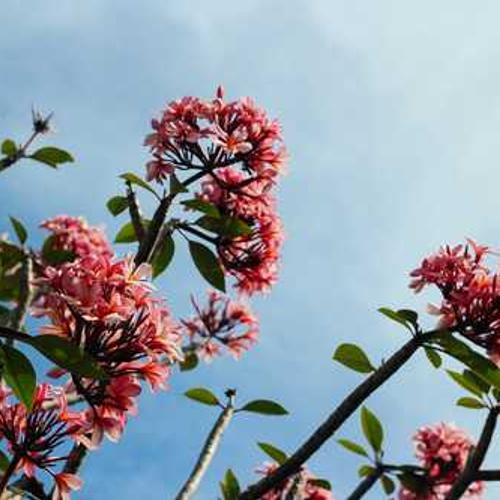
#> input picture test2.jpg, 500 x 500 px
$ python '2.Canny边缘检测.py'   (older library calls are emulated)
#> lines starting #> are read from the running program, lines starting #| are printed output that depends on the picture; after the words box and inside, x2 and y2 are one past the last pixel; in counts of white or black regions, pixels touching at a corner belong together
import numpy as np
import cv2
import matplotlib.pyplot as plt
import os


def canny_edge_detection(image, sigma=1, low_thresh=30, high_thresh=90):
    """Canny边缘检测"""
    # 1.高斯滤波去噪
    blur = cv2.GaussianBlur(image, (5, 5), sigma)

    # 2.计算梯度幅值和方向（Sobel）
    sobel_x = cv2.Sobel(blur, cv2.CV_64F, 1, 0, ksize=3)
    sobel_y = cv2.Sobel(blur, cv2.CV_64F, 0, 1, ksize=3)
    grad_mag = np.sqrt(sobel_x**2 + sobel_y**2)
    grad_dir = np.arctan2(sobel_y, sobel_x) * 180 / np.pi

    # 3.非极大值抑制（NMS）
    h, w = image.shape
    nms = np.zeros_like(grad_mag)
    for y in range(1, h-1):
        for x in range(1, w-1):
            angle = grad_dir[y, x]
            # 归一化角度到0-180
            if angle < 0:
                angle += 180
            # 四个方向：0°, 45°, 90°, 135°
            if (0 <= angle < 22.5) or (157.5 <= angle <= 180):
                neighbors = [grad_mag[y, x-1], grad_mag[y, x+1]]
            elif 22.5 <= angle < 67.5:
                neighbors = [grad_mag[y-1, x+1], grad_mag[y+1, x-1]]
            elif 67.5 <= angle < 112.5:
                neighbors = [grad_mag[y-1, x], grad_mag[y+1, x]]
            else:
                neighbors = [grad_mag[y-1, x-1], grad_mag[y+1, x+1]]
            # 非极大值抑制
            if grad_mag[y, x] >= max(neighbors):
                nms[y, x] = grad_mag[y, x]

    # 4.双阈值检测与边缘连接
    nms = (nms / nms.max()) * 255
    strong_edges = (nms >= high_thresh)
    weak_edges = (nms >= low_thresh) & (nms < high_thresh)
    # 边缘连接
    edges = np.zeros_like(nms, dtype=np.uint8)
    edges[strong_edges] = 255
    # 8邻域检测弱边缘是否连接强边缘
    kernel = np.ones((3, 3), dtype=np.uint8)
    strong_neighbors = cv2.dilate(strong_edges.astype(np.uint8), kernel, iterations=1)
    edges[weak_edges & (strong_neighbors > 0)] = 255

    return blur, grad_mag, nms, edges

# 读取图片
current_dir = os.path.dirname(os.path.abspath(__file__))
img_path = os.path.join(current_dir, "test2.jpg")
img = cv2.imread(img_path, 0)
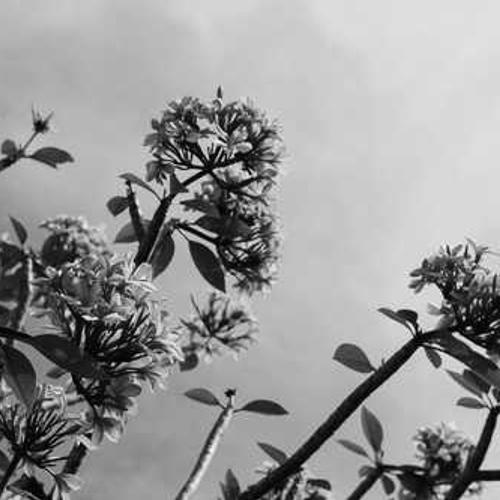
#> img: shape (500, 500); min 0, max 255, mean 151.8
if img is None:
    raise FileNotFoundError("请确保test.jpg在当前目录下！")

# 手动Canny检测
blur, grad_mag, nms, edges = canny_edge_detection(img)
#> in canny_edge_detection, `sobel_y = cv2.Sobel(blur, cv2.CV_64F, 0, 1, ksize=3)`:
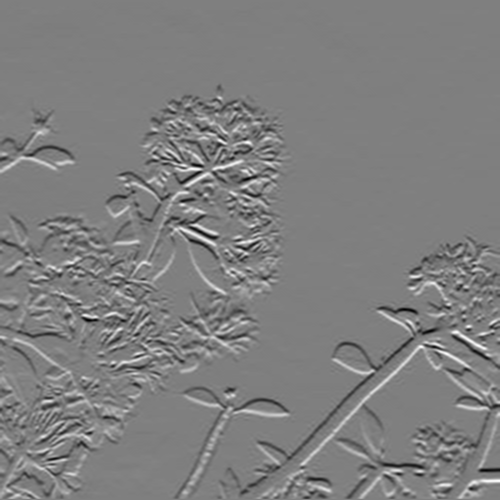
#> sobel_y: shape (500, 500) float64; min -462, max 461, mean -1.4; drawn with min black and max white
#> in canny_edge_detection, `grad_mag = np.sqrt(sobel_x**2 + sobel_y**2)`:
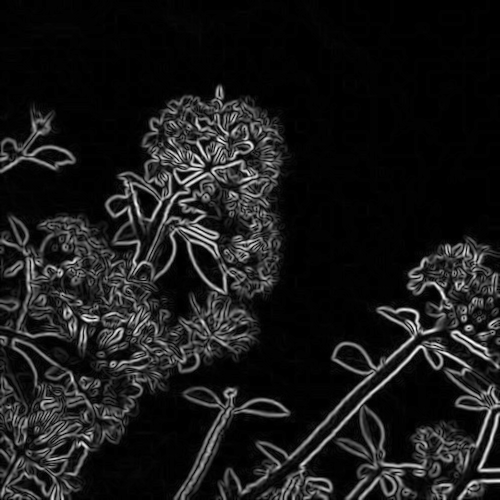
#> grad_mag: shape (500, 500) float64; min 0, max 500.8, mean 50.8; drawn with min black and max white
#> in canny_edge_detection, `grad_dir = np.arctan2(sobel_y, sobel_x) * 180 / np.pi`:
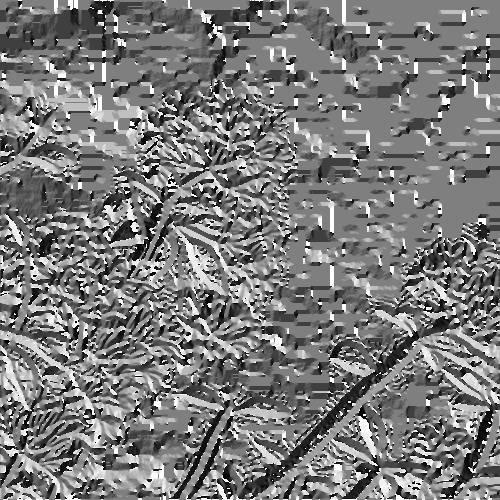
#> grad_dir: shape (500, 500) float64; min -179.8, max 180, mean -6.2; drawn with min black and max white
#> after the loop in canny_edge_detection, `for y in range(1, h-1):`:
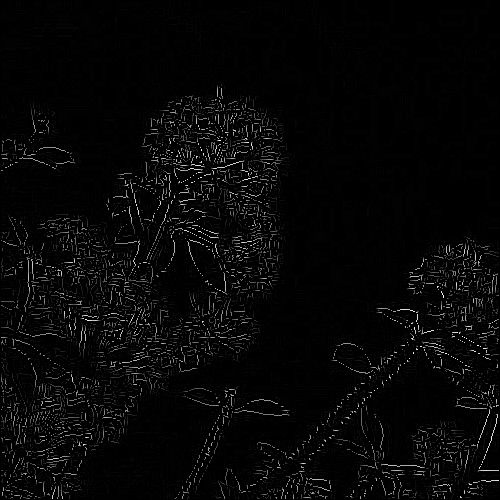
#> nms: shape (500, 500) float64; min 0, max 500.8, mean 13.6; drawn with min black and max white
#> in canny_edge_detection, `strong_edges = (nms >= high_thresh)`:
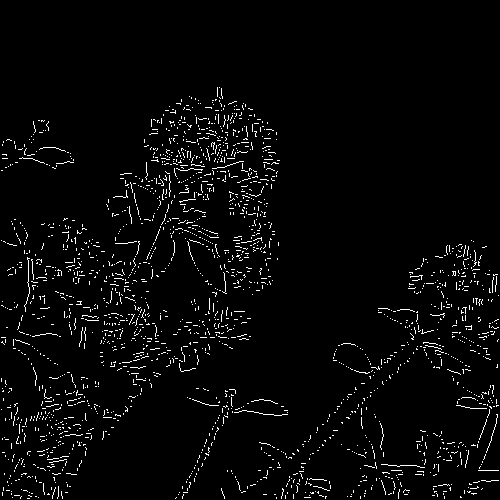
#> strong_edges: shape (500, 500) bool; 3.2% white in thin lines or dots, all inside (x1, y1, x2, y2) = (1, 87, 499, 499)
#> in canny_edge_detection, `weak_edges = (nms >= low_thresh) & (nms < high_thresh)`: weak_edges: shape (500, 500) bool; 2.9% white in thin lines or dots, all inside (x1, y1, x2, y2) = (1, 85, 499, 499)
#> in canny_edge_detection, `strong_neighbors = cv2.dilate(strong_edges.astype(np.uint8), kernel, i..`: strong_neighbors: shape (500, 500); values 0 (black) and 1 (white), 14% white; 320 white regions (99 under 20 px), largest, box (x1, y1, x2, y2) and area: (143, 100, 281, 263) 4973, (102, 180, 221, 345) 3476, (434, 243, 483, 286) 746
#> edges: shape (500, 500); 3.8% white in thin lines or dots, all inside (x1, y1, x2, y2) = (1, 86, 499, 499)
# OpenCV自带Canny对比
cv2_canny = cv2.Canny(img, 30, 90)
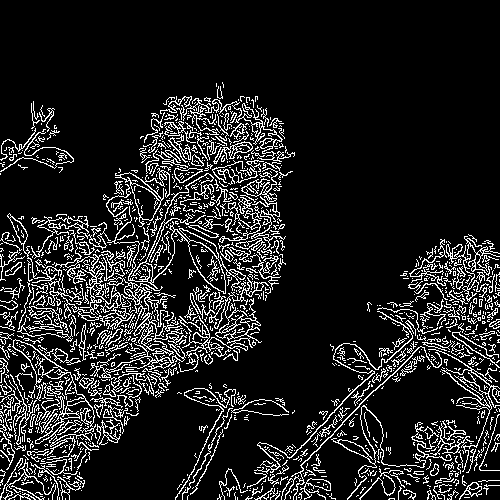
#> cv2_canny: shape (500, 500); 12.9% white in thin lines or dots, all inside (x1, y1, x2, y2) = (0, 82, 500, 500)

# 可视化各环节结果
plt.figure(figsize=(20, 5))
plt.subplot(151), plt.imshow(img, cmap='gray'), plt.title('original'), plt.axis('off')
plt.subplot(152), plt.imshow(blur, cmap='gray'), plt.title('1.gaussian filter'), plt.axis('off')
plt.subplot(153), plt.imshow(grad_mag, cmap='gray'), plt.title('2.gradient magnitude'), plt.axis('off')
plt.subplot(154), plt.imshow(nms, cmap='gray'), plt.title('3.non-maximum suppression'), plt.axis('off')
plt.subplot(155), plt.imshow(edges, cmap='gray'), plt.title('4.Double-threshold edge detection'), plt.axis('off')
plt.tight_layout()
plt.savefig(os.path.join(current_dir, 'canny_steps.png'))

# 对比手动与OpenCV结果
plt.figure(figsize=(10, 5))
plt.subplot(121), plt.imshow(edges, cmap='gray'), plt.title('hand Canny edge'), plt.axis('off')
plt.subplot(122), plt.imshow(cv2_canny, cmap='gray'), plt.title('OpenCV Canny edge'), plt.axis('off')
plt.tight_layout()
plt.savefig(os.path.join(current_dir, 'canny_comparison.png'))
plt.show()

print("Canny边缘检测完成")

$ run again, with test1.jpg copied over test2.jpg
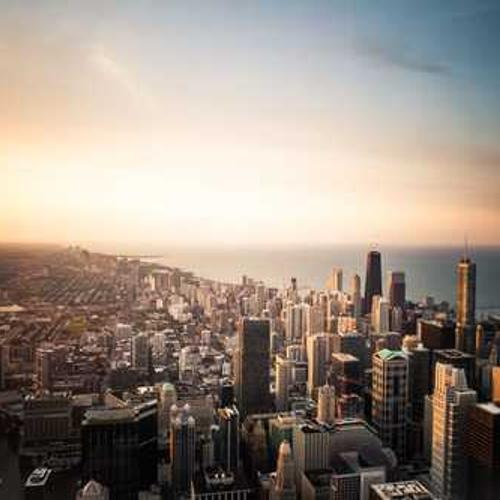
#> input picture test1.jpg, 500 x 500 px
#> in canny_edge_detection, `strong_edges = (nms >= high_thresh)`:
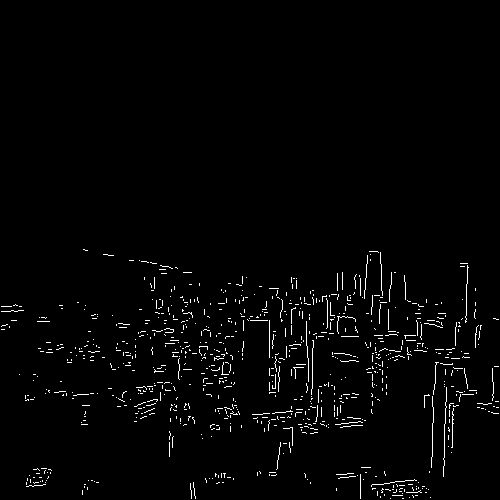
#> strong_edges: shape (500, 500) bool; 1.9% white in thin lines or dots, all inside (x1, y1, x2, y2) = (1, 249, 499, 499)
#> weak_edges: shape (500, 500) bool; 4.6% white in thin lines or dots, all inside (x1, y1, x2, y2) = (1, 72, 499, 499)
#> strong_neighbors: shape (500, 500); values 0 (black) and 1 (white), 7.7% white; 232 white regions (98 under 20 px), largest, box (x1, y1, x2, y2) and area: (239, 300, 311, 398) 1437, (251, 332, 336, 435) 1124, (365, 312, 447, 389) 1000
#> `cv2_canny = cv2.Canny(img, 30, 90)`:
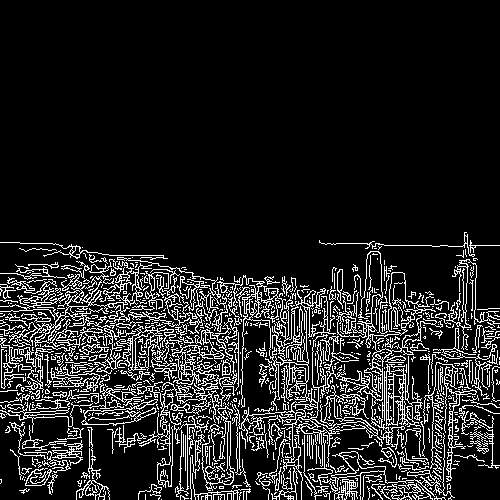
#> cv2_canny: shape (500, 500); 13% white in thin lines or dots, all inside (x1, y1, x2, y2) = (0, 232, 500, 500)

$ run again, with test4.jpg copied over test2.jpg
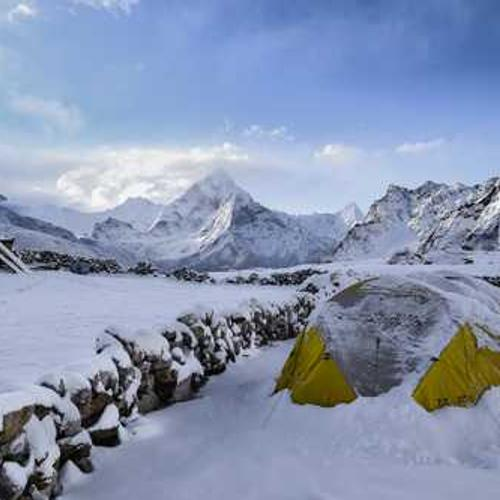
#> input picture test4.jpg, 500 x 500 px
#> in canny_edge_detection, `strong_edges = (nms >= high_thresh)`:
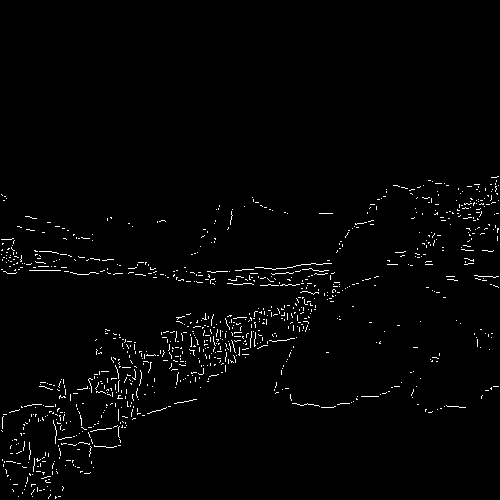
#> strong_edges: shape (500, 500) bool; 1.7% white in thin lines or dots, all inside (x1, y1, x2, y2) = (1, 176, 499, 499)
#> weak_edges: shape (500, 500) bool; 3.1% white in thin lines or dots
#> strong_neighbors: shape (500, 500); values 0 (black) and 1 (white), 7.2% white; 194 white regions (67 under 20 px), largest, box (x1, y1, x2, y2) and area: (192, 307, 298, 383) 2067, (0, 402, 128, 460) 1658, (226, 267, 336, 287) 842
#> `cv2_canny = cv2.Canny(img, 30, 90)`:
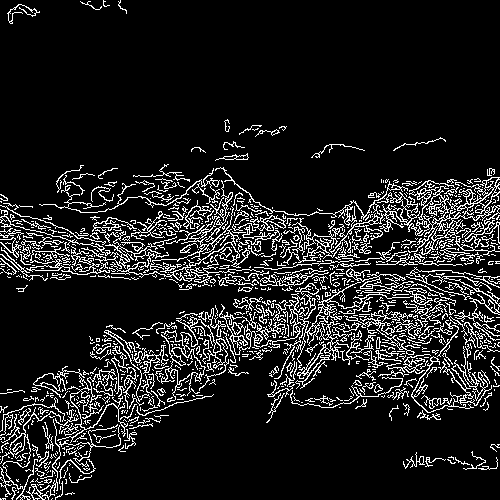
#> cv2_canny: shape (500, 500); 11.9% white in thin lines or dots
